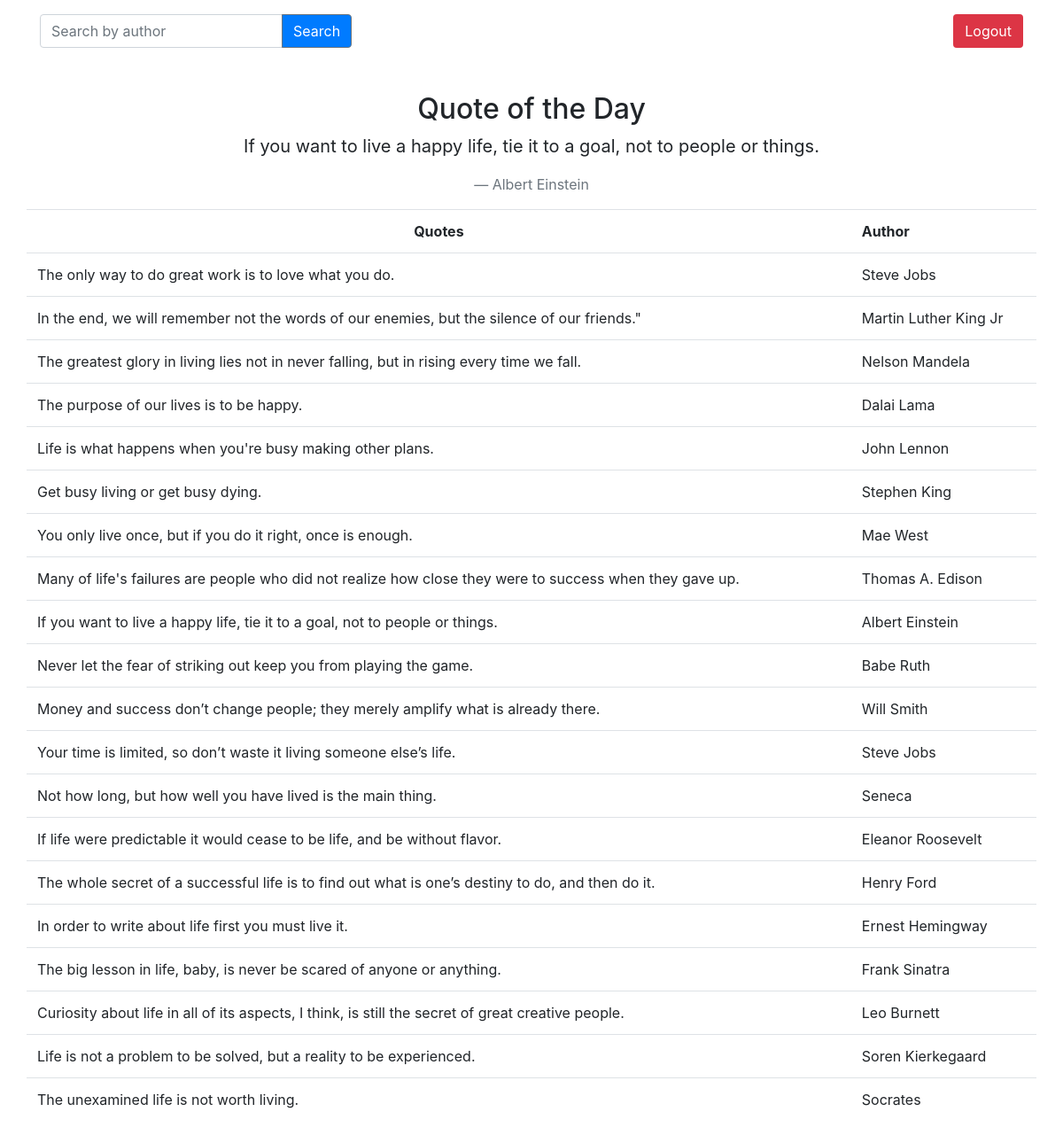
The app's page / (signed in) with its own data.
### app/models.py (models this page shows, shortened)
class Quote(models.Model):
    text = models.TextField()
    author = models.CharField(max_length=100)

### app/views.py (the view)
# urls.py: path('', views.index, name='index'),
@login_required(login_url='login')
def index(request):
    quote_of_the_day = Quote.objects.order_by('?').first()
    context = {
        'quote_of_the_day': quote_of_the_day,
        'all_quotes': Quote.objects.all()
    }
    return render(request, 'index.html', context)

### app/templates/index.html (shortened to what this page needs)
<!DOCTYPE html>
<html lang="en">
<head>
    <link rel="stylesheet" href="https://stackpath.bootstrapcdn.com/bootstrap/4.5.2/css/bootstrap.min.css">
</head>
<body>
    <div class="container">
        <div class="row justify-content-between mt-3">
            <div class="col-md-6">
                <form class="form-inline">
                    <div class="input-group">
                        <input type="text" id="authorSearch" class="form-control" placeholder="Search by author" onkeyup="filterQuotes()">
                        <div class="input-group-append">
                            <button type="button" class="btn btn-outline-secondary">Search</button>
                        </div>
                    </div>
                </form>
            </div>
            <div class="col-md-2 text-right">
                <a href="{% url 'signout' %}" class="btn logout-btn">Logout</a>
            </div>
        </div>
        <div class="quote-container">
            <h2>Quote of the Day</h2>
            <div id="quoteCarousel" class="carousel slide" data-ride="carousel" data-interval="30000">
                <div class="carousel-inner">
                    {% for quote in all_quotes %}
                    <div class="carousel-item {% if quote == quote_of_the_day %}active{% endif %}">
                        <blockquote class="blockquote">
                            <p>{{ quote.text }}</p>
                            <footer class="blockquote-footer">{{ quote.author }}</footer>
                        </blockquote>
                    </div>
                    {% endfor %}
                </div>
            </div>
        </div>
    </div>
    <div class="container">
        <div class="row">
            <table id="quoteTable">
                <tr>
                    <th style="text-align:center;">Quotes</th>
                    <th>Author</th>
                </tr>
                {% for i in all_quotes %}
                <tr>
                    <td>{{ i.text }}</td>
                    <td>{{ i.author }}</td>
                </tr>
                {% endfor %}
            </table>
        </div>
    </div>
</body>
</html>

### app/templates/index.html (style rules this page uses)
.quote-container { margin-top: 50px; text-align: center; }
.input-group-append .btn { background-color: #007bff; color: white; }
.logout-btn { background-color: #dc3545; color: white; }
table { border-collapse: collapse; width: 100%; margin-bottom: 1rem; background-color: transparent; }
table th, table td { padding: 0.75rem; vertical-align: top; border-top: 1px solid #dee2e6; }

### records on screen
Quote: text "If you want to live a happy life, tie it to a goal, not to people or things.", author "Albert Einstein"
Quote: text "The only way to do great work is to love what you do.", author "Steve Jobs"
Quote: text "In the end, we will remember not the words of our enemies, but the silence of our friends.\"", author "Martin Luther King Jr"
Quote: text "The greatest glory in living lies not in never falling, but in rising every time we fall.", author "Nelson Mandela"
Quote: text "The purpose of our lives is to be happy.", author "Dalai Lama"
Quote: text "Life is what happens when you're busy making other plans.", author "John Lennon"
Quote: text "Get busy living or get busy dying.", author "Stephen King"
Quote: text "You only live once, but if you do it right, once is enough.", author "Mae West"
Quote: text "Many of life's failures are people who did not realize how close they were to success when they gave up.", author "Thomas A. Edison"
Quote: text "Never let the fear of striking out keep you from playing the game.", author "Babe Ruth"
Quote: text "Money and success don’t change people; they merely amplify what is already there.", author "Will Smith"
Quote: text "Your time is limited, so don’t waste it living someone else’s life.", author "Steve Jobs"
Quote: text "Not how long, but how well you have lived is the main thing.", author "Seneca"
Quote: text "If life were predictable it would cease to be life, and be without flavor.", author "Eleanor Roosevelt"
Quote: text "The whole secret of a successful life is to find out what is one’s destiny to do, and then do it.", author "Henry Ford"
Quote: text "In order to write about life first you must live it.", author "Ernest Hemingway"
Quote: text "The big lesson in life, baby, is never be scared of anyone or anything.", author "Frank Sinatra"
Quote: text "Curiosity about life in all of its aspects, I think, is still the secret of great creative people.", author "Leo Burnett"
Quote: text "Life is not a problem to be solved, but a reality to be experienced.", author "Soren Kierkegaard"
Quote: text "The unexamined life is not worth living.", author "Socrates"
